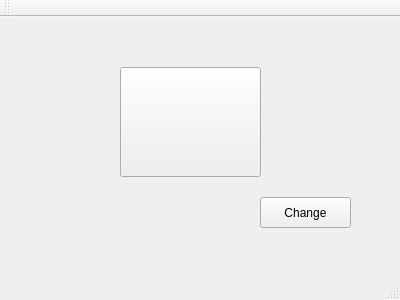
<?xml version="1.0" encoding="UTF-8"?>
<ui version="4.0">
 <class>MainWindow</class>
 <widget class="QMainWindow" name="MainWindow">
  <property name="geometry">
   <rect>
    <x>0</x>
    <y>0</y>
    <width>400</width>
    <height>300</height>
   </rect>
  </property>
  <property name="windowTitle">
   <string>MainWindow</string>
  </property>
  <widget class="QWidget" name="centralWidget">
   <widget class="QPushButton" name="pushButton">
    <property name="geometry">
     <rect>
      <x>260</x>
      <y>180</y>
      <width>91</width>
      <height>31</height>
     </rect>
    </property>
    <property name="text">
     <string>Change</string>
    </property>
   </widget>
   <widget class="QLabel" name="label">
    <property name="geometry">
     <rect>
      <x>113</x>
      <y>40</y>
      <width>141</width>
      <height>121</height>
     </rect>
    </property>
    <property name="text">
     <string/>
    </property>
   </widget>
   <widget class="QPushButton" name="pushButton_2">
    <property name="geometry">
     <rect>
      <x>120</x>
      <y>50</y>
      <width>141</width>
      <height>110</height>
     </rect>
    </property>
    <property name="text">
     <string/>
    </property>
    <property name="iconSize">
     <size>
      <width>139</width>
      <height>140</height>
     </size>
    </property>
   </widget>
  </widget>
  <widget class="QMenuBar" name="menuBar">
   <property name="geometry">
    <rect>
     <x>0</x>
     <y>0</y>
     <width>400</width>
     <height>23</height>
    </rect>
   </property>
  </widget>
  <widget class="QToolBar" name="mainToolBar">
   <attribute name="toolBarArea">
    <enum>TopToolBarArea</enum>
   </attribute>
   <attribute name="toolBarBreak">
    <bool>false</bool>
   </attribute>
  </widget>
  <widget class="QStatusBar" name="statusBar"/>
 </widget>
 <layoutdefault spacing="6" margin="11"/>
 <resources/>
 <connections/>
</ui>
